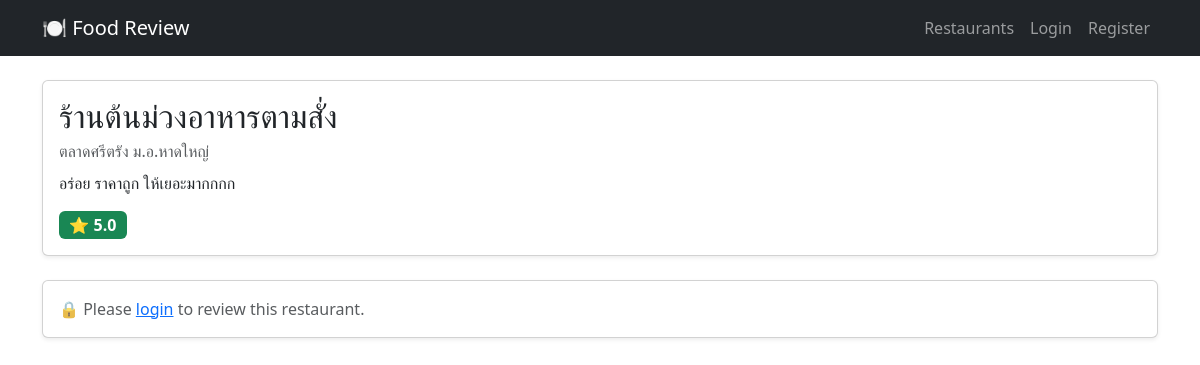
The app's page /restaurants/3 with its own data.
### app.py (models this page shows)
class Restaurant(db.Model):
    id = db.Column(db.Integer, primary_key=True)
    name = db.Column(db.String(100), nullable=False)
    location = db.Column(db.String(200))
    description = db.Column(db.Text)
    reviews = db.relationship(
        "Review",
        backref="restaurant",
        cascade="all, delete",
        lazy=True
    )
    def avg_rating(self):
        if not self.reviews:
            return None
        return round(sum(r.rating for r in self.reviews) / len(self.reviews), 1)

class Review(db.Model):
    id = db.Column(db.Integer, primary_key=True)
    rating = db.Column(db.Integer, nullable=False)
    restaurant_id = db.Column(
        db.Integer,
        db.ForeignKey("restaurant.id"),
        nullable=False
    )
    user_id = db.Column(
        db.Integer,
        db.ForeignKey("user.id"),
        nullable=False
    )

### app.py (the view)
@app.route("/restaurants/<int:id>")
def restaurant_detail(id):
    restaurant = Restaurant.query.get_or_404(id)
    user_review = None
    if "user_id" in session:
        user_review = Review.query.filter_by(
            restaurant_id=id,
            user_id=session["user_id"]
        ).first()
    return render_template(
        "restaurant_detail.html",
        restaurant=restaurant,
        user_review=user_review
    )

### templates/restaurant_detail.html (shortened to what this page needs)
{% extends "base.html" %}
{% block content %}
<div class="card shadow-sm mb-4">
  <div class="card-body">
    <h2 class="mb-1">{{ restaurant.name }}</h2>
    <p class="text-muted mb-2">{{ restaurant.location }}</p>
    <p>{{ restaurant.description }}</p>
    {% if restaurant.avg_rating() %}
      <span class="badge bg-success fs-6">
        ⭐ {{ restaurant.avg_rating() }}
      </span>
    {% else %}
      <span class="badge bg-secondary fs-6">
        No ratings yet
      </span>
    {% endif %}
  </div>
</div>
<div class="card shadow-sm">
  <div class="card-body">
    {% if session.get("user_id") %}
      <h5 class="mb-3">
        {% if user_review %}
          ✏️ Update Your Review
        {% else %}
          ⭐ Add Your Review
        {% endif %}
      </h5>
      <form method="post" action="/restaurants/{{ restaurant.id }}/review">
        <div class="mb-3">
          <label class="form-label">Rating</label>
          <select name="rating" class="form-select w-25" required>
            {% for i in range(1, 6) %}
              <option value="{{ i }}"
                {% if user_review and user_review.rating == i %}
                  selected
                {% endif %}
              >
                {{ i }} ⭐
              </option>
            {% endfor %}
          </select>
        </div>
        <button type="submit" class="btn btn-primary">
          {% if user_review %}
            Update Review
          {% else %}
            Submit Review
          {% endif %}
        </button>
      </form>
    {% else %}
      <p class="text-muted mb-0">
        🔒 Please <a href="/login">login</a> to review this restaurant.
      </p>
    {% endif %}
  </div>
</div>
{% endblock %}

### records on screen
Restaurant: name "ร้านต้นม่วงอาหารตามสั่ง", location "ตลาดศรีตรัง ม.อ.หาดใหญ่", description "อร่อย ราคาถูก ให้เยอะมากกกก"
Review: avg_rating "5.0"
